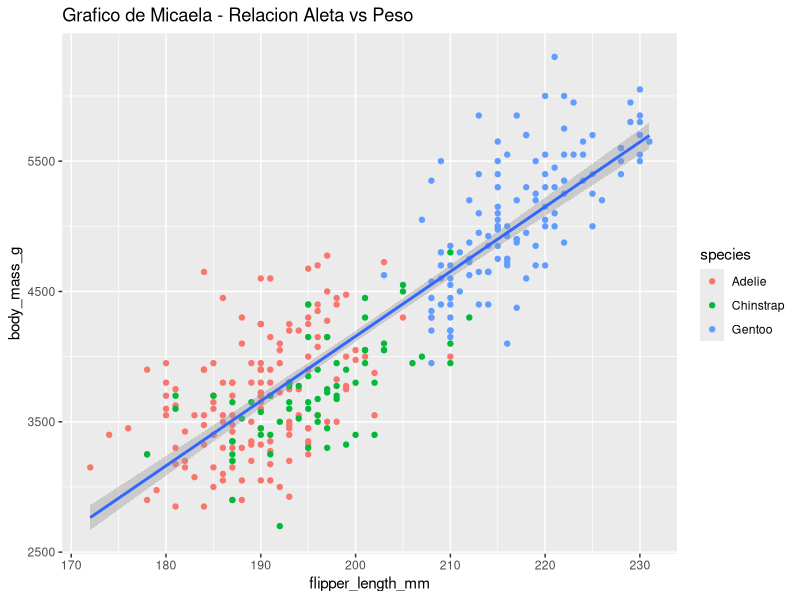

Write R code to recreate this figure.
library(tidyverse)
library(palmerpenguins)

# Tarea 03 - Micaela Pagliuca

# Ejercicio 1: Filas y columnas
dim(penguins)

# Ejercicio 2: Grafico de dispersion
ggplot(data = penguins, 
       mapping = aes(x = flipper_length_mm, y = body_mass_g)) + 
  geom_point(aes(color = species)) + 
  geom_smooth(method = "lm") + 
  labs(title = "Grafico de Micaela - Relacion Aleta vs Peso")
